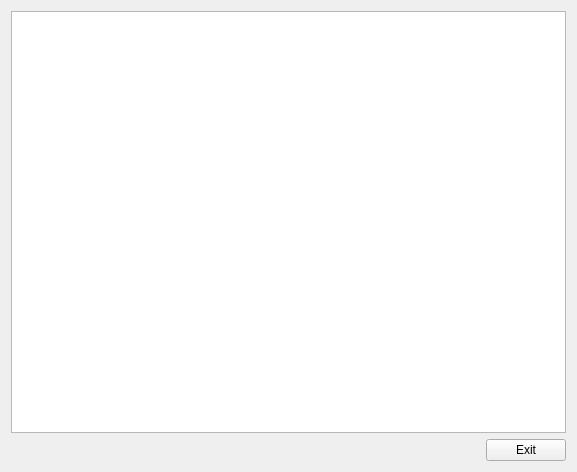
<?xml version="1.0" encoding="UTF-8"?>
<ui version="4.0">
 <class>result</class>
 <widget class="QWidget" name="result">
  <property name="geometry">
   <rect>
    <x>0</x>
    <y>0</y>
    <width>577</width>
    <height>472</height>
   </rect>
  </property>
  <property name="windowTitle">
   <string>Form</string>
  </property>
  <layout class="QVBoxLayout" name="verticalLayout">
   <item>
    <widget class="QTableWidget" name="tableWidget"/>
   </item>
   <item>
    <layout class="QHBoxLayout" name="horizontalLayout">
     <item>
      <spacer name="horizontalSpacer">
       <property name="orientation">
        <enum>Qt::Horizontal</enum>
       </property>
       <property name="sizeHint" stdset="0">
        <size>
         <width>40</width>
         <height>20</height>
        </size>
       </property>
      </spacer>
     </item>
     <item>
      <widget class="QPushButton" name="pushButton">
       <property name="text">
        <string>Exit</string>
       </property>
      </widget>
     </item>
    </layout>
   </item>
  </layout>
 </widget>
 <resources/>
 <connections/>
</ui>
